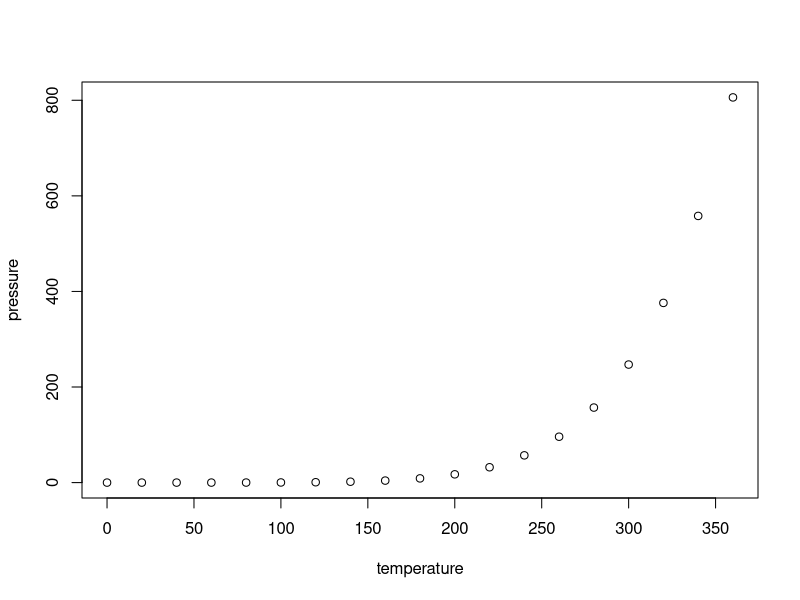
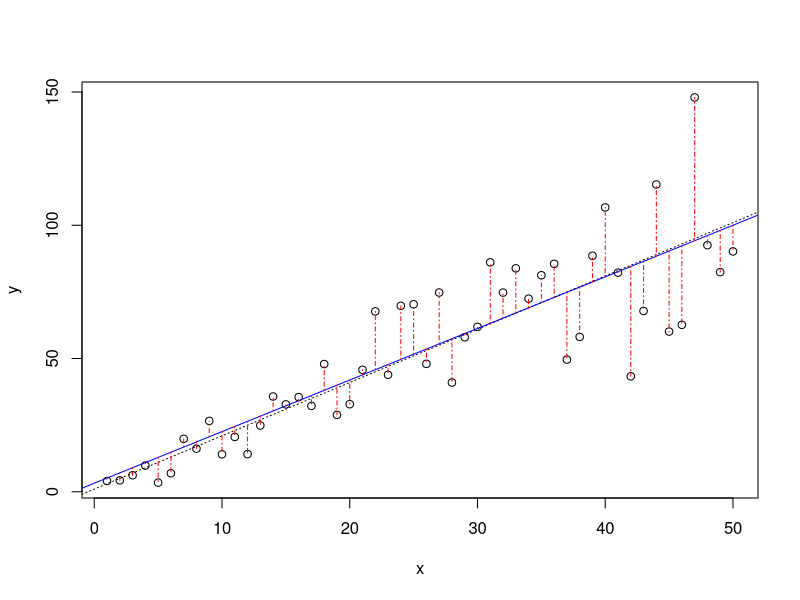
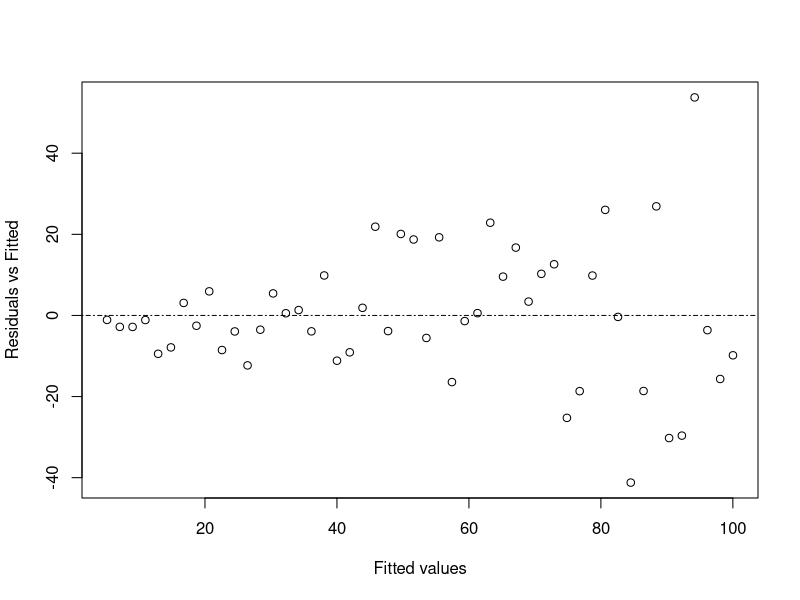
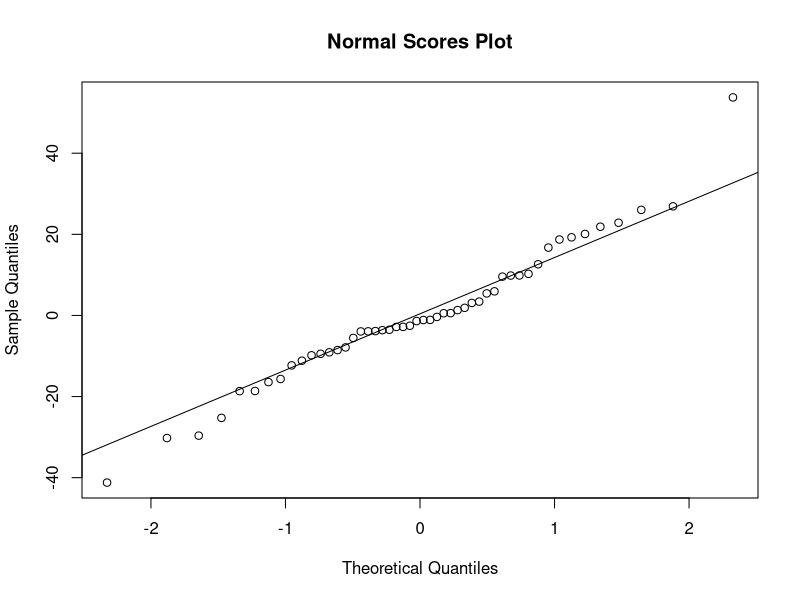
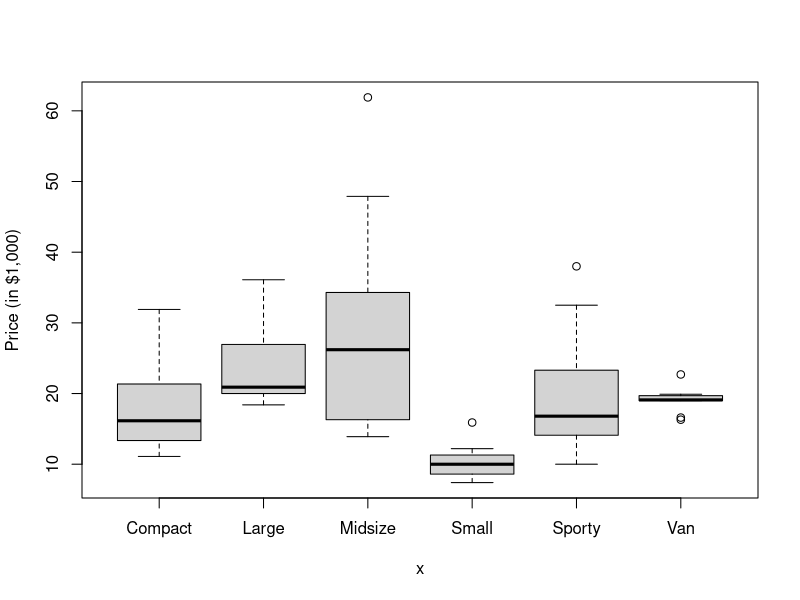
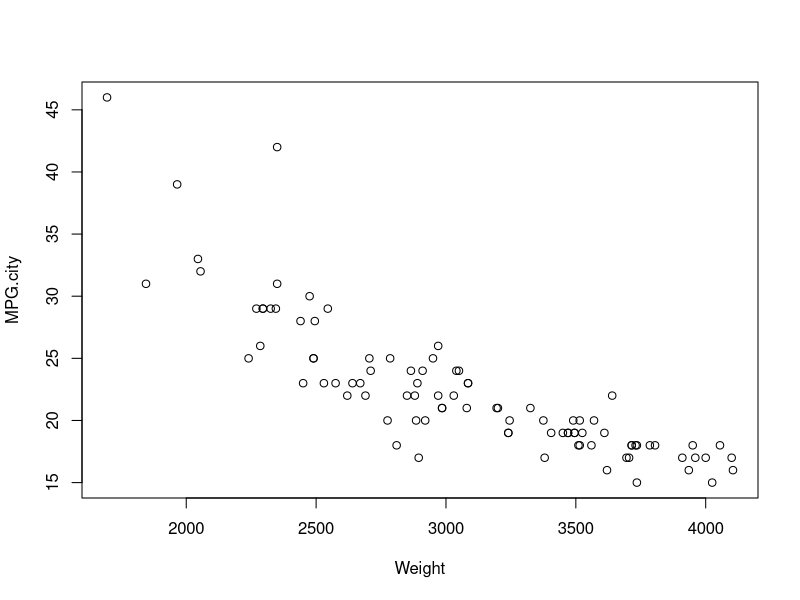
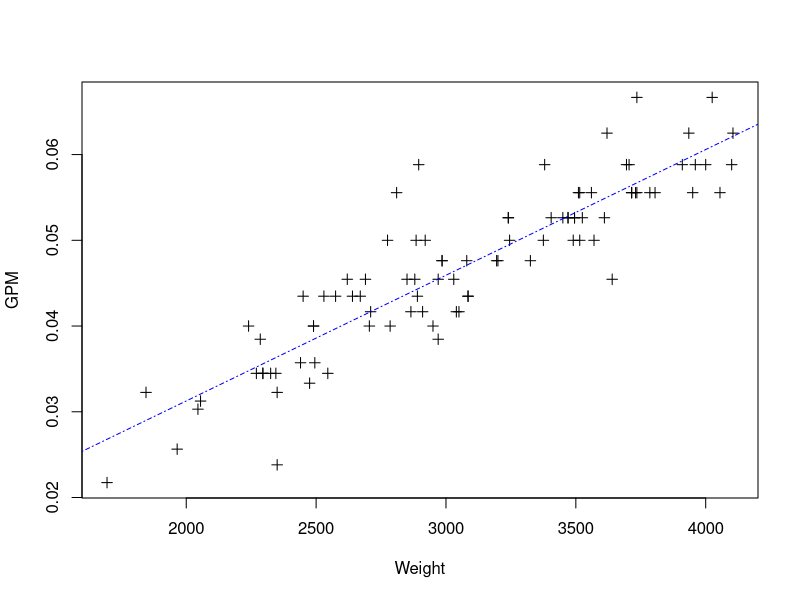
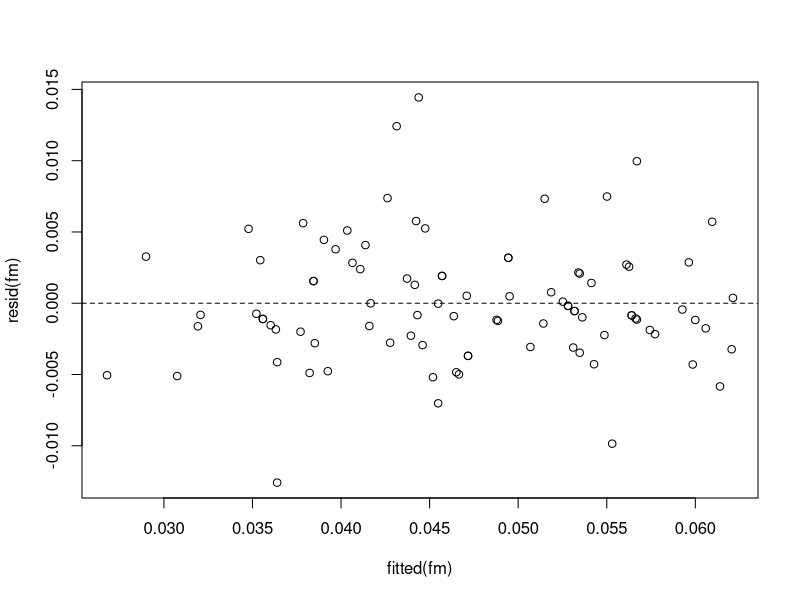

Reproduce these figures in R, in order.
## ---- chunk 1
knitr::opts_chunk$set(echo = TRUE)
## ---- chunk 2
summary(cars)
## ---- chunk 3
plot(pressure)
## ---- chunk 4

x <- 1:50
w <- 1+ x/2
rdata <- data.frame(x+x, y=1+2*x+rnorm(x)*w)

rdata
fm<- lm(y~x,data=rdata)
summary(fm)
attach(rdata)
search()
objects(2)
plot(x,y)
abline(1,2,lty=3)
abline(coef(fm),col="blue")
segments(x,fitted(fm),x,y,lty=4,col="red")
plot(fitted(fm),resid(fm),xlab = "Fitted values",ylab = "Residuals vs Fitted")
abline(h=0,lty=4)
qqnorm(resid(fm),main="Normal Scores Plot")
qqline(resid(fm))
detach("rdata")
rm(fm,x,rdata)
## ---- chunk 5
require(MASS)
??Cars93
with(Cars93,plot(Type,Price, ylab="Price (in $1,000)"))
attach(Cars93)
Tf <- table(Type)
Tf
Cf <- table(Cylinders)
TC <- table(Type,Cylinders)
TC
Make[Cylinders=="5"]
rbind(cbind(TC,Tf),c(Cf,sum(Cf)))
plot(Weight,MPG.city)
## ---- chunk 6
Cars93T <- transform(Cars93,GPM=1/MPG.city)
with(Cars93T,plot(Weight,GPM, pch=3))
fm <- lm(GPM~Weight,Cars93T)
abline(fm,lty=4,col="blue")
plot(fitted(fm),resid(fm))
abline(h=0,lty=2)
identify(fitted(fm),resid(fm),Make)
## ---- chunk 7
x <-seq(-pi,pi,len=50)
y<- x
f <- outer(x,y,function(x,y)cos(y)/(1+x^2))
par(pty="s")
contour(x,y,f)
contour(x,y,f,nint=15,add=T)
fa <- (f-t(f))/2
contour(x,y,fa,nint=15)
persp(x,y,f)
image(x,y,f)
image(x,y,fa)
objects()
rm(x,y,f,fa)
## ---- chunk 8
th <- seq(-pi,pi,len=200)
z <- exp(1i*th)
par(pty="s")
plot(z,type = "l")
w <- rnorm(1000)+rnorm(1000)*1i
w <- ifelse(abs(w)>1, 1/w,w)
plot(w,xlim=c(-1,1),ylim=c(-1,1),pch=4,xlab="",ylab="",axes=F)
lines(z)
w <- sqrt(runif(1000))*exp(2*pi*runif(1000)*1i)
plot(w,xlim=c(-1,1),ylim=c(-1,1),pch=1,xlab="",ylab="",axes=F)
lines(z)
rm(th,w,z)
q()
